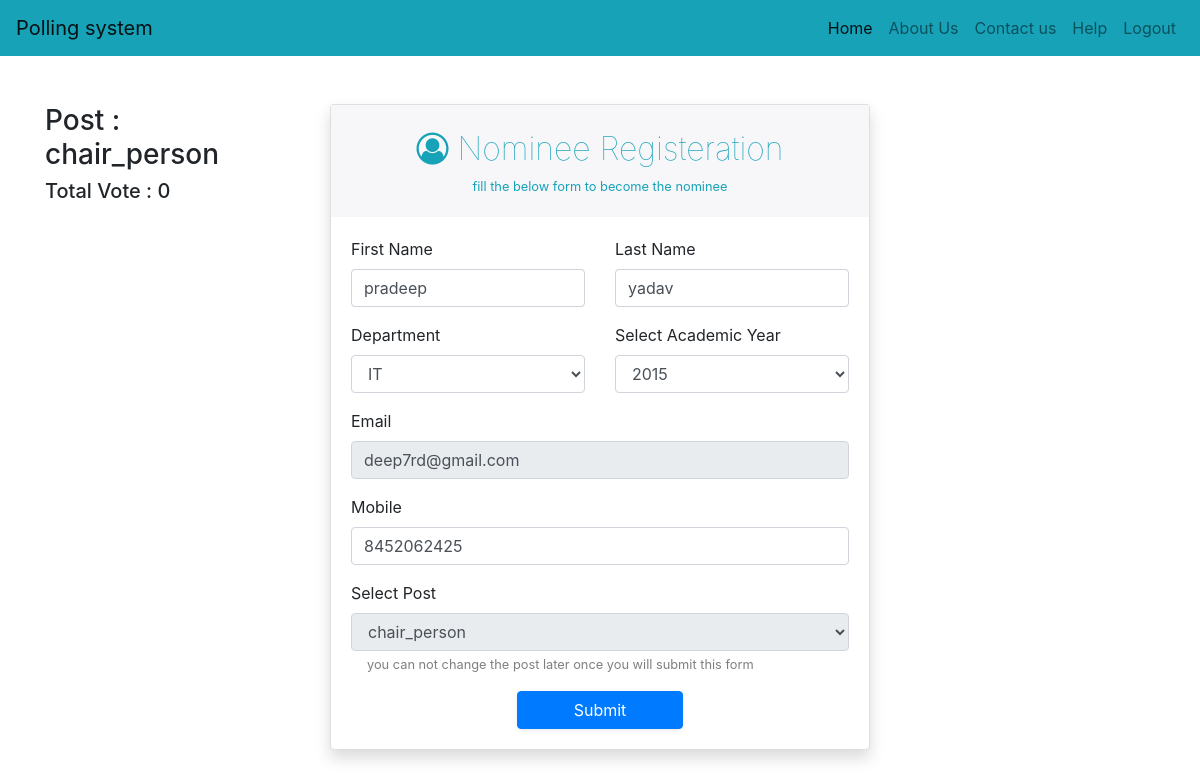
The app's page /Students/nominees_registration.php (signed in), older data.
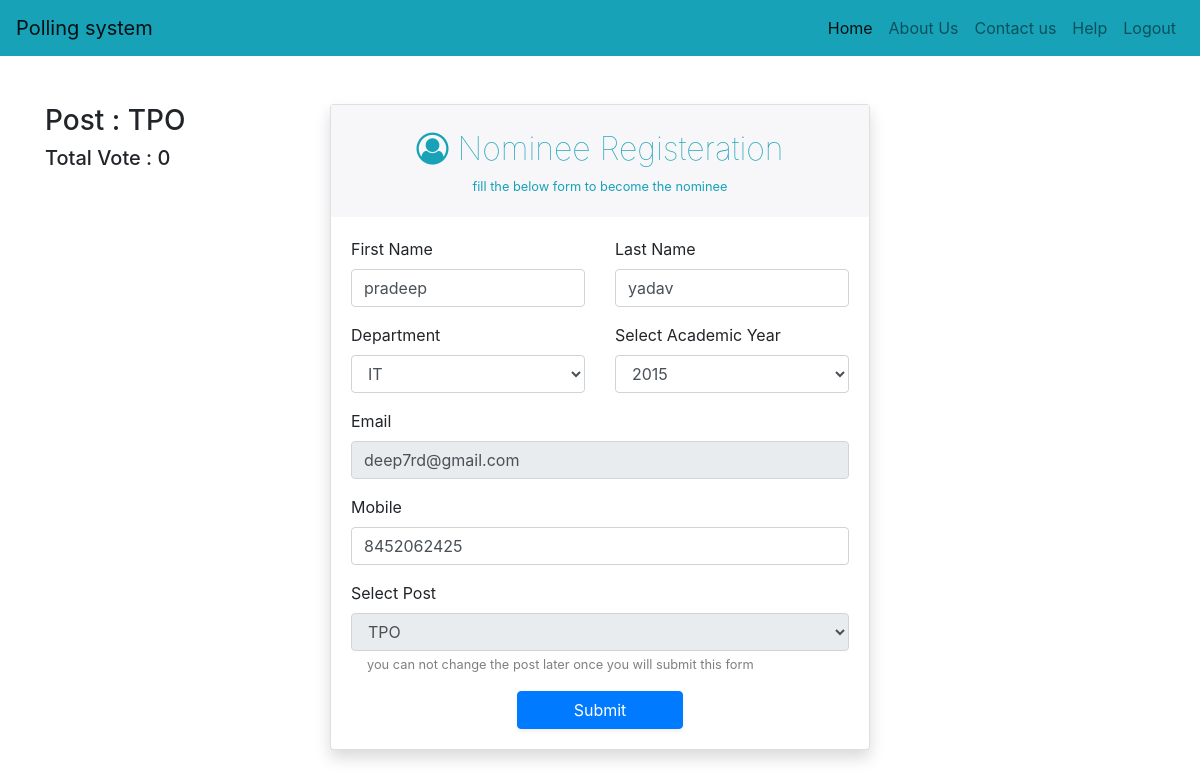
The same page, newer data.
### tables this page shows
CREATE TABLE `register` (
  `id` int(11) NOT NULL,
  `user_type` varchar(255) NOT NULL,
  `first_name` varchar(255) NOT NULL,
  `last_name` varchar(255) NOT NULL,
  `email` varchar(255) NOT NULL,
  `mobile_no` varchar(255) NOT NULL,
  `password` varchar(300) NOT NULL,
  `department` varchar(255) NOT NULL,
  `year` varchar(100) NOT NULL,
  `otp` int(255) NOT NULL,
  `is_nominee` varchar(100) NOT NULL,
  `profile_pic` varchar(500) NOT NULL,
  `post` varchar(255) NOT NULL,
  `status` varchar(255) DEFAULT NULL
);

### common/functions.php (called while the page is built, shortened)
<?php
function get_user_by_email($conn,$email){
  $sql="SELECT * from register where  email='$email'";
  $result=mysqli_query($conn,$sql);
  $count=mysqli_fetch_assoc($result);
  return $count;
}
function total_vote($conn,$email,$post){
$sql="SELECT * from voting_details where  voted='$email' AND voted_post='$post'";
  $result=mysqli_query($conn,$sql);
  $count=mysqli_num_rows($result);
  return $count;
}
?>

### Students/nominees_registration.php (the view, shortened to what this page needs)
<?php
include_once('../database/connection.php');
include_once('../common/header.php');
include_once('../common/functions.php');
  	$email=$_SESSION['user_id'];
  	$nominee=get_user_by_email($conn,$email);
  	 ?>
<div class="container">
<div class=" row position-relative mt-5">
	<div class=" col-md-3 ">
		<?php if($nominee['post']){
  	$vote=total_vote($conn,$email,$nominee['post']);
			?>
			<h3>Post : <?php echo $nominee['post'];?> </h3>
			<h5>Total Vote : <?php echo $vote;?> </h5>
			<?php }?>
	</div>
	<div class=" col-md-6 ">
	<div class="card shadow">
  <div class="card-header  font-weight-lighter text-info text-center" >
  	 <div style="font-size: 2em;"><span class="fa fa-user-circle-o"></span> Nominee Registeration  </div>
  	<small>fill the below form to become the nominee</small>
</div>
  <div class="card-body">
<form action="<?php echo app_path; ?>submit.php" method="post">
	<div class="row">
	<div class="col-sm-6 col-12">
  <div class="form-group">
    <label for="f_name">First Name</label>
    <input type="text" class="form-control" id="f_name" name="f_name"  value="<?php echo $nominee['first_name'] ?>">
  </div>
  </div>
  	<div class="col-sm-6 col-12">
  <div class="form-group">
    <label for="l_name">Last Name</label>
    <input type="text" class="form-control" id="l_name" name="l_name" value="<?php echo $nominee['last_name'] ?>">
  </div>
  </div>
</div>
<div class="row">
	<div class="col-sm-6 col-12">
  <div class="form-group">
    <label for="department">Department</label>
<select class="form-control" name="department" >
	<option value="<?php echo $nominee['department'] ?>"><?php echo $nominee['department'] ?></option>
</select>
  </div>
  </div>
  	<div class="col-sm-6 col-12">
  <div class="form-group">
    <label for="year">Select Academic Year</label>
<select class="form-control" name="year" >
		<option value="<?php echo $nominee['year'] ?>"><?php echo $nominee['year'] ?></option>
</select>
  </div>
  </div>
</div>
	<div class="row">
	<div class="col-12">
  <div class="form-group">
    <label for="email">Email</label>
    <input type="email" readonly class="form-control" id="email" name="email" value="<?php echo $nominee['email'] ?>">
  </div>
  </div>
  </div>
    <div class="row">
  <div class="col-12">
  <div class="form-group">
    <label for="number">Mobile</label>
    <input type="number" class="form-control" id="number" name="number" value="<?php echo $nominee['mobile_no'] ?>">
  </div>
  </div>
  </div>
  <div class="row">
  <div class="col-12">
  <div class="form-group">
  <label for="year">Select Post </label>
<select class="form-control" name="post" <?php echo $nominee['post']?'disabled':''?> >
	<option value="<?php echo $nominee['post'] ?>"><?php echo $nominee['post'] ?></option>
</select>
<small class="text-black-50 pl-3">you can not change the post later once you will submit this form</small>
  </div>
  </div>
  </div>
  <button type="submit" class="btn btn-primary mx-auto d-block col-md-4 shadow-sm" name="submit_nominee_register">Submit</button>
</form>
</div>
</div>
</div>
</div>
</div>
<?php include_once('../common/footer.php'); ?>

### common/header.php (shortened to what this page needs)
<!DOCTYPE html>
<html>
<head>
    <link rel="stylesheet" href="<?php echo app_path; ?>assets/css/bootstrap.min.css">
    <link rel="stylesheet" href="<?php echo app_path; ?>assets/css/style.css">
    <link rel="stylesheet" href="<?php echo app_path; ?>assets/font-awesome/css/font-awesome.min.css">
</head>
<body>
 <nav class="navbar navbar-light navbar-expand-lg bg-info">
 <a class="navbar-brand" href="<?php echo app_path; ?>">Polling system</a>
  <div class="collapse navbar-collapse " id="navbarNavDropdown">
    <ul class="navbar-nav ml-auto">
      <li class="nav-item active">
        <a class="nav-link" href="<?php echo app_path; ?>">Home <span class="sr-only">(current)</span></a>
      </li>
      <li class="nav-item">
        <a class="nav-link" href="#">About Us</a>
      </li>
      <li class="nav-item">
        <a class="nav-link" href="#">Contact us</a>
      </li>
      <li class="nav-item">
        <a class="nav-link" href="#">Help</a>
      </li>
  <li class="nav-item">
        <a class="nav-link" href="#">Logout</a>
      </li>
    </ul>
  </div>
</nav>

### common/footer.php (shortened to what this page needs)
</body>
</html>

### assets/css/style.css (style rules this page uses)
a { transition: .5s; }
.card-header:first-child { border-radius: 0; }
.card-header { background-color: #f7f7f9; margin-bottom: 0; padding: 20px 1.25rem; border:none; }

Row changes from the older to the newer data that the page shows:
changed register "pradeep": post "chair_person" → "TPO"
